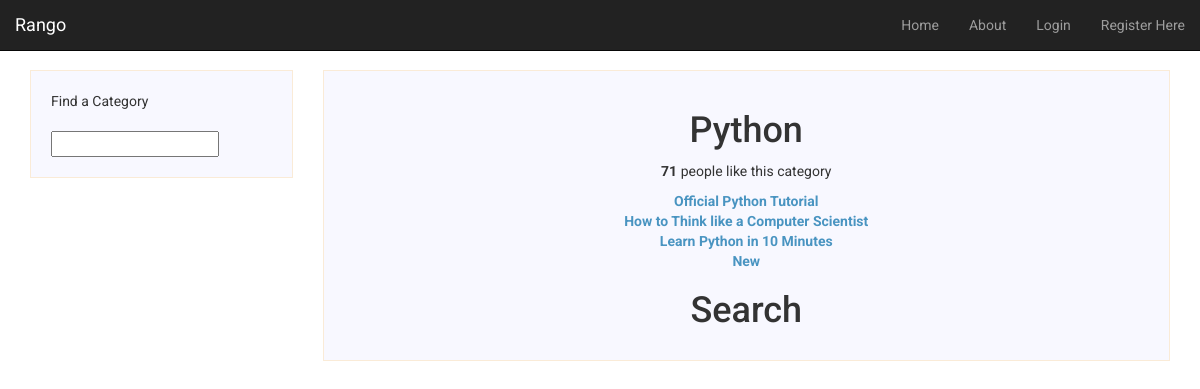
/rango/category/python/, run on the app's committed database.
### rango/models.py (models this page shows, shortened)
class Category(models.Model):
    name = models.CharField(max_length=128, unique=True)
    likes = models.IntegerField(default=0)
    views = models.IntegerField(default=0)
    slug = models.SlugField()
    class Meta:
        verbose_name_plural = "Categories"

class Page(models.Model):
    category = models.ForeignKey(Category, on_delete=models.CASCADE)
    title = models.CharField(max_length=128)
    url = models.URLField()
    views = models.IntegerField(default=0)
    last_visit = models.DateTimeField(null=True, blank=True)
    first_visit = models.DateTimeField(null=True, blank=True)

### rango/views.py (the view)
# urls.py: url(r'^category/(?P<slug>[\w\-]+)/$', views.category, name = 'category'),
def category(request, slug):
    context = {}
    try:
        category = Category.objects.get(slug=slug)
        context['category_name'] = category.name
        pages = Page.objects.filter(category=category)
        context['pages'] = pages
        context['category'] = category
    except Category.DoesNotExist:
        pass
    return render(request, 'rango/category.html', context)

### templates/rango/category.html (shortened to what this page needs)
{% extends 'base.html' %}
{% block sidebar %}
<div class = "col-md-3">
  <div class ="sidebar">
    <ul class="nav nav-list">
    <li class="nav-header">Find a Category</li>
    <form>
    <li><input  class="search-query span10" type="text" name="suggestion" value="" id="suggestion" /></li>
    </form>
    </ul>
  </div>
</div>
{% endblock %}
{% block content %}
    {% if category %}
    <div class="col-md-9">
        <div class="main">
        <h1>{{ category_name }}</h1>
        <p>
        <strong id="like_count">{{ category.likes }}</strong> people like this category
        {% if pages %}
            <ul class = "page-list">
                {% for page in pages %}
                <li><a href="{% url 'rango:goto' %}?page_id={{page.id}}" class="link">{{ page.title }}</a></li>
                {% endfor %}
            </ul>
        {% else %}
                <strong>No pages currently in category.</strong>
        {% endif %}
        <h1>Search</h1>
      </div>
    </div>
    {% else %}
    The specified category {{ category_name }} does not exist!
    {% endif %}
{% endblock %}

### static/css/style.css (style rules this page uses)
body { background: #fff; padding: 70px 0px 30px 0px; font-family: 'Roboto', sans-serif; }
ul { padding: 0; }
.main { text-align:center; }
.main, .sidebar { background: ghostwhite; border: 1px solid antiquewhite; padding: 20px; }
.sidebar { padding: 20px; }
.category-list, .page-list, .user-list { list-style-type: none; }
.link { color: #4994c1; font-weight: bold; transition: 0.2s ease-in-out all; }

### data on the page
Category: name "Python", likes "71"
Page: title "Official Python Tutorial"
Page: title "How to Think like a Computer Scientist"
Page: title "Learn Python in 10 Minutes"
Page: title "New"
